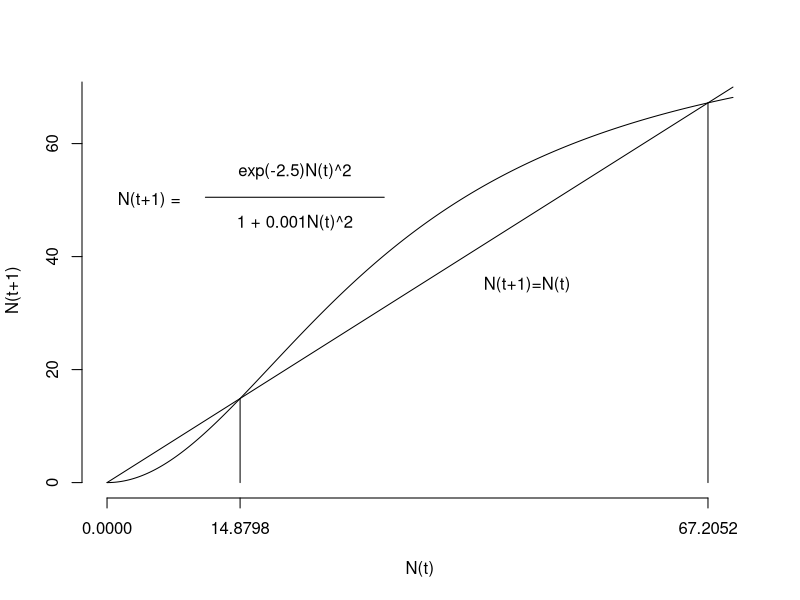

Recreate this plot in R.
a = 0.001
b = 2
mu = -2.5
Ns = seq(from=0,to=70,by=0.01)
Next = (exp(mu)*Ns^b)/(1 + a*Ns^b)

plot(Ns,Next,type="l",xlab="N(t)",ylab="N(t+1)",axes=FALSE)
lines(Ns,Ns)
ticks = c(14.879801634313651,0,67.20519698958515)
axis(side = 1, at = ticks)
axis(side = 2, at = c(0,20,40,60,80))
text(47,35,"N(t+1)=N(t)")
text(5,50,"N(t+1) = ")
text(21,55,"exp(-2.5)N(t)^2")
text(21,46,"1 + 0.001N(t)^2")
segments(11,50.5,31,50.5)
segments(14.879801634313651,0,14.879801634313651,14.879801634313651)
segments(67.20519698958515,0,67.20519698958515,67.20519698958515)
